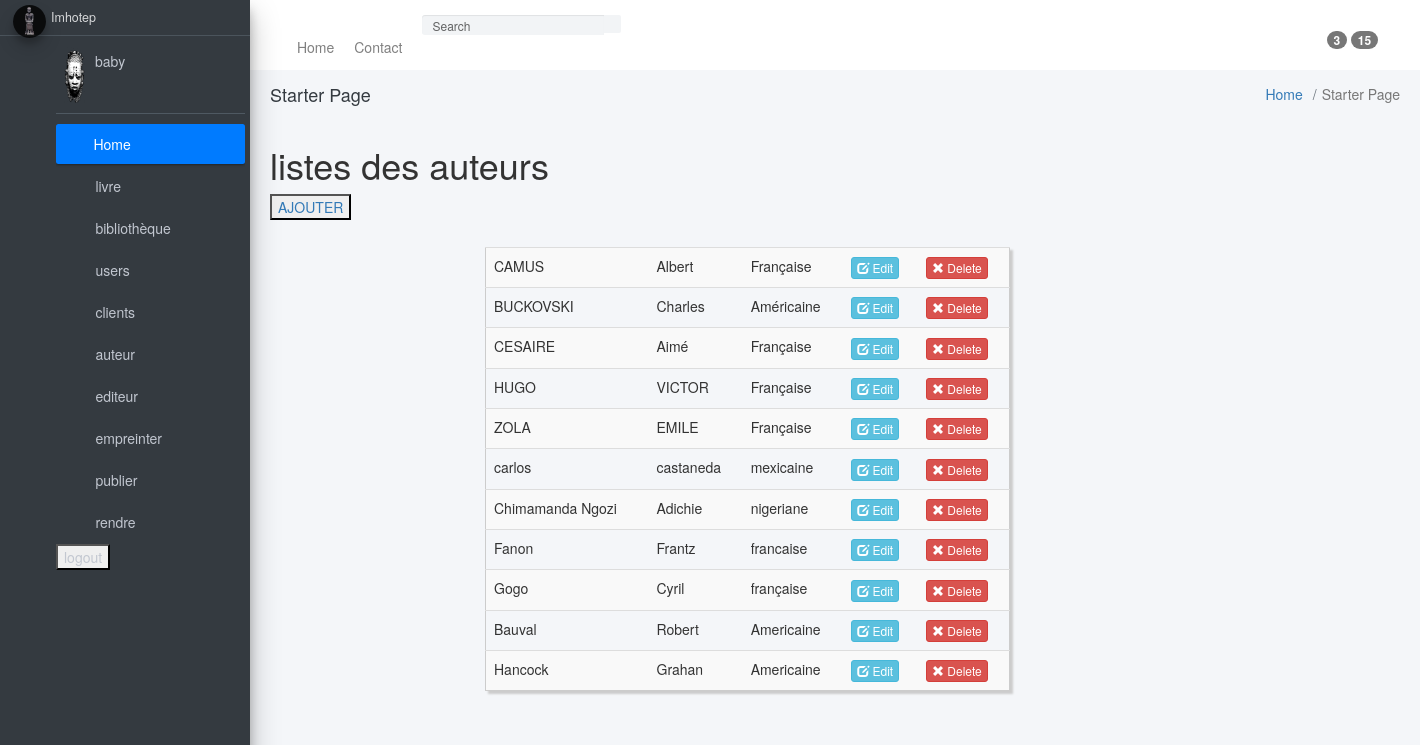
The app's page /admin/starter.php?page=auteurlist (signed in) with its own data.
### tables this page shows
CREATE TABLE `auteur` (
  `id_auteur` int(11) NOT NULL,
  `nom` varchar(200) NOT NULL,
  `prenom` varchar(200) NOT NULL,
  `nationalite` varchar(50) NOT NULL
);

### auteur/auteurlist.php (the view, shortened to what this page needs)
<?php
include "../includes/connexiondb.php";
include "../includes/define.php";
?>
<!DOCTYPE html>
<html>
    <head>
		<link href="//netdna.bootstrapcdn.com/bootstrap/3.0.0/css/bootstrap.min.css" rel="stylesheet" id="bootstrap-css">
        <link rel="stylesheet" href="../css/tabl.css"/>
    </head>
    <body>
        <h1>listes des auteurs</h1>
        <a id="create" href="?page=formcreateauteur"><button>AJOUTER</button></a>
        <div class="container">
            <div class="row col-md-6 col-md-offset-2 custyle">
                <table class="table table-striped custab">
                    <?php
                    try{
                        $sth = $dbco->prepare("SELECT * FROM auteur");
                        $sth->execute();
                        $result = $sth->fetchAll(PDO::FETCH_ASSOC);
				        foreach ($result as $row => $auteur) {
                            echo "<tr>";
						    echo "<td>".$auteur['nom']."</td>";
						    echo "<td>".$auteur['prenom']."</td>";
						    echo "<td>".$auteur['nationalite']."</td>";
						    echo "<td>
                                <a class='btn btn-info btn-xs' href='starter.php?page=formcreateauteur&id=".$auteur['id_auteur']."'>
                                    <span class='glyphicon glyphicon-edit'></span>
                                    Edit
                                </a>";
                            $deletepage=$route['deleteauteur'];
						    echo "<td>
                                <a class='btn btn-danger btn-xs' href='$deletepage?id=".$auteur['id_auteur']."'>
                                   <span class='glyphicon glyphicon-remove'></span>
                                   Delete
                                </a>";
					        echo "</tr>";
				}
			            echo "</table>";
                    }
            catch(PDOException $e){
                echo "Erreur : " . $e->getMessage();
            }
                    ?>
    </div>
        </div>
    </body>
</html>

### css/user.css (style rules this page uses)
html { padding:0; margin:0; }
body { font-size:62.5%; margin:0px; padding:0px; font-family:verdana,sans-serif; }

### css/tabl.css (style rules this page uses)
.custab { border: 1px solid #ccc; padding: 5px; margin: 5% 0; box-shadow: 3px 3px 2px #ccc; transition: 0.5s; }

### records on screen
auteur: nom "CAMUS", prenom "Albert", nationalite "Française"
auteur: nom "BUCKOVSKI", prenom "Charles", nationalite "Américaine"
auteur: nom "CESAIRE", prenom "Aimé", nationalite "Française"
auteur: nom "HUGO", prenom "VICTOR", nationalite "Française"
auteur: nom "ZOLA", prenom "EMILE", nationalite "Française"
auteur: nom "carlos", prenom "castaneda", nationalite "mexicaine"
auteur: nom "Chimamanda Ngozi", prenom "Adichie", nationalite "nigeriane"
auteur: nom "Fanon", prenom "Frantz", nationalite "francaise"
auteur: nom "Gogo", prenom "Cyril", nationalite "française"
auteur: nom "Bauval", prenom "Robert", nationalite "Americaine"
auteur: nom "Hancock", prenom "Grahan", nationalite "Americaine"

### other values on screen
$_SESSION["user_firstname"] "baby"
